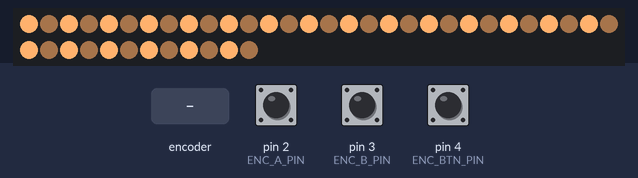
The sketch below on a simulated Arduino Nano, built with avr-gcc and run on an emulated ATmega328P. Shown: 42 RGB LEDs in strip order, left to right, continuing on the next row. The test bench sets the inputs (shaded band); at power-on: pin 4 (ENC_BTN_PIN) HIGH, pin 2 (ENC_A_PIN) HIGH, pin 3 (ENC_B_PIN) HIGH. Dim RGB values are drawn brighter than linear.

Above: at 1.2 s.
1.3 s: rotary encoder on pin 2 (ENC_A_PIN) / pin 3 (ENC_B_PIN) turned 3 steps (first pin leading)
3.4 s: pin 4 (ENC_BTN_PIN) pulled LOW for 3.2 s
At 6.8 s:
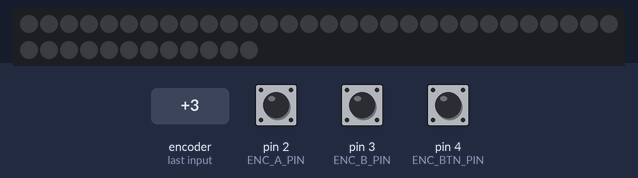
8.1 s: pin 4 (ENC_BTN_PIN) pulled LOW for 0.15 s
At 9.4 s:
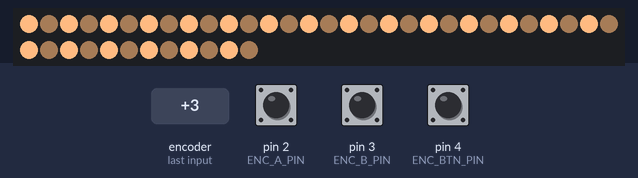
9.7 s: rotary encoder on pin 2 (ENC_A_PIN) / pin 3 (ENC_B_PIN) turned 3 steps (first pin leading)
11.8 s: pin 4 (ENC_BTN_PIN) pulled LOW for 1 s
At 12.87 s:
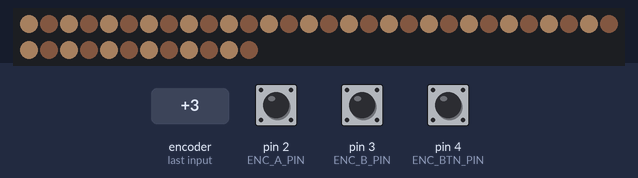
Timing chart, 0 to 14.4 s (numbered marks = the images above; inputs shaded):
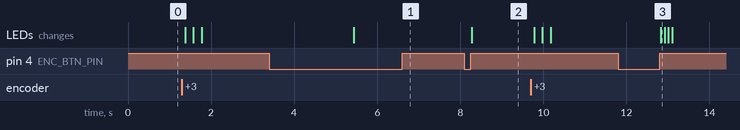

The sketch:

lamp.ino
```cpp
/*
  Светильник: Arduino Nano + энкодер с кнопкой + WS2812B

  Управление:
  - Вращение (режим ТЕМПЕРАТУРА): от очень тёплого (~1700K) до очень холодного (~9000K)
  - Клик (лампа включена): переключение ТЕМПЕРАТУРА <-> ЯРКОСТЬ
      индикация: 1 мигание = температура, 2 мигания = яркость
  - Вращение (режим ЯРКОСТЬ): 100%..50% — гаснут чётные диоды, 50%..0% — нечётные
  - Яркость дошла до 0% -> лампа выключена; клик -> включение на 70%
  - Удержание > 2 с (лампа включена) -> выключение; клик -> включение с прежней яркостью

  Библиотека: FastLED (Менеджер библиотек -> "FastLED")
*/

#include <FastLED.h>

// ===================== ПИНЫ =====================
#define LED_PIN      6     // DIN ленты (через резистор 330 Ом)
#define ENC_A_PIN    2     // CLK энкодера (пин с прерыванием)
#define ENC_B_PIN    3     // DT энкодера  (пин с прерыванием)
#define ENC_BTN_PIN  4     // SW энкодера

// ===================== ЛЕНТА =====================
// 70 см: 30 LED/м -> 21, 60 LED/м -> 42, 144 LED/м -> 100. Посчитай диоды на своём куске.
#define NUM_LEDS       42
#define MAX_MILLIAMPS  2000   // ток блока питания с запасом (для БП 5В 3А ставь ~2500)

// ===================== НАСТРОЙКИ =====================
#define TEMP_MIN        1700   // K, самый тёплый
#define TEMP_MAX        9000   // K, самый холодный
#define TEMP_START      3000   // K, при подаче питания
#define TEMP_STEP       100    // K за один щелчок

#define BRI_STEP        2      // % за один щелчок
#define BRI_ON_DEFAULT  70     // % при включении после "докручивания до нуля"

#define HOLD_MS         2000   // удержание для выключения
#define DEBOUNCE_MS     30

// Сколько импульсов на один щелчок энкодера. У большинства KY-040 — 4.
// Если на один щелчок значение меняется на 2 шага — поставь 2.
#define ENC_STEPS_PER_DETENT 4
#define ENC_REVERSE     false  // true, если направление вращения перепутано

// Какие диоды гаснут первыми (считая диоды с 1):
// 1 -> первыми гаснут 2-й, 4-й, 6-й... (чётные), потом 1-й, 3-й, 5-й...
// 0 -> наоборот
#define FADE_FIRST_PARITY 1

// ===================== СОСТОЯНИЕ =====================
CRGB leds[NUM_LEDS];
CRGB baseColor;

enum Mode : uint8_t { MODE_TEMP, MODE_BRI };
Mode mode = MODE_TEMP;

bool isOn      = true;
bool offByHold = false;     // как выключили: удержанием (true) или докрутили до 0 (false)
int  tempK     = TEMP_START;
int  bri       = BRI_ON_DEFAULT;   // 0..100 %
int  savedBri  = BRI_ON_DEFAULT;

// ===================== ЭНКОДЕР (прерывания) =====================
volatile int16_t encCount = 0;
volatile uint8_t encPrev  = 0;
const int8_t ENC_TABLE[16] = { 0, -1,  1,  0,
                               1,  0,  0, -1,
                              -1,  0,  0,  1,
                               0,  1, -1,  0 };

void encoderISR() {
  uint8_t cur = (digitalRead(ENC_A_PIN) << 1) | digitalRead(ENC_B_PIN);
  encCount += ENC_TABLE[(encPrev << 2) | cur];
  encPrev = cur;
}

// ===================== ЦВЕТ =====================
// Перевод цветовой температуры в RGB (аппроксимация Tanner Helland)
CRGB kelvinToRGB(int kelvin) {
  float t = kelvin / 100.0;
  float r, g, b;

  if (t <= 66) {
    r = 255;
    g = 99.4708025861 * log(t) - 161.1195681661;
  } else {
    r = 329.698727446 * pow(t - 60, -0.1332047592);
    g = 288.1221695283 * pow(t - 60, -0.0755148492);
  }

  if (t >= 66)      b = 255;
  else if (t <= 19) b = 0;
  else              b = 138.5177312231 * log(t - 10) - 305.0447927307;

  return CRGB((uint8_t)constrain(r, 0, 255),
              (uint8_t)constrain(g, 0, 255),
              (uint8_t)constrain(b, 0, 255));
}

// Яркость одной группы диодов: x = 0..50 -> 0..255, с квадратичной кривой
// (чтобы на глаз яркость менялась равномерно)
uint8_t halfLevel(int x) {
  if (x <= 0) return 0;
  uint16_t v = (uint32_t)x * x * 255 / 2500;
  return v < 1 ? 1 : v;
}

void render() {
  if (!isOn) {
    FastLED.clear();
    FastLED.show();
    return;
  }

  uint8_t firstLvl, secondLvl;   // first — гаснут первыми, second — вторыми
  if (bri >= 50) {
    firstLvl  = halfLevel(bri - 50);
    secondLvl = 255;
  } else {
    firstLvl  = 0;
    secondLvl = halfLevel(bri);
  }

  for (int i = 0; i < NUM_LEDS; i++) {
    uint8_t lvl = (i % 2 == FADE_FIRST_PARITY) ? firstLvl : secondLvl;
    if (lvl == 0) {
      leds[i] = CRGB::Black;
    } else {
      leds[i] = baseColor;
      leds[i].nscale8_video(lvl);
    }
  }
  FastLED.show();
}

// Мигание для индикации режима
void blinkIndicate(uint8_t times) {
  for (uint8_t k = 0; k < times; k++) {
    FastLED.setBrightness(40);
    FastLED.show();
    delay(90);
    FastLED.setBrightness(255);
    FastLED.show();
    delay(90);
  }
}

// ===================== ДЕЙСТВИЯ =====================
void onClick() {
  if (!isOn) {
    bri  = offByHold ? savedBri : BRI_ON_DEFAULT;
    isOn = true;
    mode = MODE_TEMP;
    render();
  } else {
    mode = (mode == MODE_TEMP) ? MODE_BRI : MODE_TEMP;
    blinkIndicate(mode == MODE_TEMP ? 1 : 2);
  }
}

void onHold() {
  if (isOn) {
    savedBri  = bri;
    isOn      = false;
    offByHold = true;
    mode      = MODE_TEMP;
    render();
  }
}

// ===================== КНОПКА =====================
void handleButton() {
  static bool     lastRaw     = false;
  static bool     btnState    = false;
  static uint32_t lastChange  = 0;
  static uint32_t pressStart  = 0;
  static bool     holdHandled = false;

  uint32_t now = millis();
  bool raw = (digitalRead(ENC_BTN_PIN) == LOW);

  if (raw != lastRaw) {
    lastRaw = raw;
    lastChange = now;
  }

  if (now - lastChange > DEBOUNCE_MS && raw != btnState) {
    btnState = raw;
    if (btnState) {                 // нажали
      pressStart = now;
      holdHandled = false;
    } else {                        // отпустили
      if (!holdHandled) onClick();
    }
  }

  // удержание срабатывает сразу по истечении 2 с, не дожидаясь отпускания
  if (btnState && !holdHandled && now - pressStart >= HOLD_MS) {
    holdHandled = true;
    onHold();
  }
}

// ===================== ВРАЩЕНИЕ =====================
void handleEncoder() {
  static uint32_t lastStepMs = 0;

  int16_t det;
  noInterrupts();
  det = encCount / ENC_STEPS_PER_DETENT;
  encCount -= det * ENC_STEPS_PER_DETENT;
  interrupts();

  if (det == 0) return;
  if (ENC_REVERSE) det = -det;

  // ускорение при быстром вращении
  uint32_t now = millis();
  uint32_t dt = now - lastStepMs;
  int mult = (dt < 40) ? 4 : (dt < 100) ? 2 : 1;
  lastStepMs = now;

  if (!isOn) return;   // в выключенном состоянии вращение игнорируется

  if (mode == MODE_TEMP) {
    int nt = tempK + det * TEMP_STEP * mult;
    nt = constrain(nt, TEMP_MIN, TEMP_MAX);
    if (nt != tempK) {
      tempK = nt;
      baseColor = kelvinToRGB(tempK);
      render();
    }
  } else {
    int nb = bri + det * BRI_STEP * mult;
    nb = constrain(nb, 0, 100);
    if (nb != bri) {
      bri = nb;
      if (bri == 0) {
        isOn = false;
        offByHold = false;
        mode = MODE_TEMP;
      }
      render();
    }
  }
}

// ===================== SETUP / LOOP =====================
void setup() {
  pinMode(ENC_A_PIN, INPUT_PULLUP);
  pinMode(ENC_B_PIN, INPUT_PULLUP);
  pinMode(ENC_BTN_PIN, INPUT_PULLUP);

  encPrev = (digitalRead(ENC_A_PIN) << 1) | digitalRead(ENC_B_PIN);
  attachInterrupt(digitalPinToInterrupt(ENC_A_PIN), encoderISR, CHANGE);
  attachInterrupt(digitalPinToInterrupt(ENC_B_PIN), encoderISR, CHANGE);

  FastLED.addLeds<WS2812B, LED_PIN, GRB>(leds, NUM_LEDS).setCorrection(TypicalLEDStrip);
  FastLED.setMaxPowerInVoltsAndMilliamps(5, MAX_MILLIAMPS);
  FastLED.setBrightness(255);

  baseColor = kelvinToRGB(tempK);
  render();
}

void loop() {
  handleButton();
  handleEncoder();
}
```

Measured:
- after the input at 3.4 s, the LEDs: change after 2.0 s (image 1)
- after the input at 8.1 s, the LEDs: change after 0.18 s (image 2)
- after the input at 11.8 s, the LEDs: change after 1.0 s (image 3)
